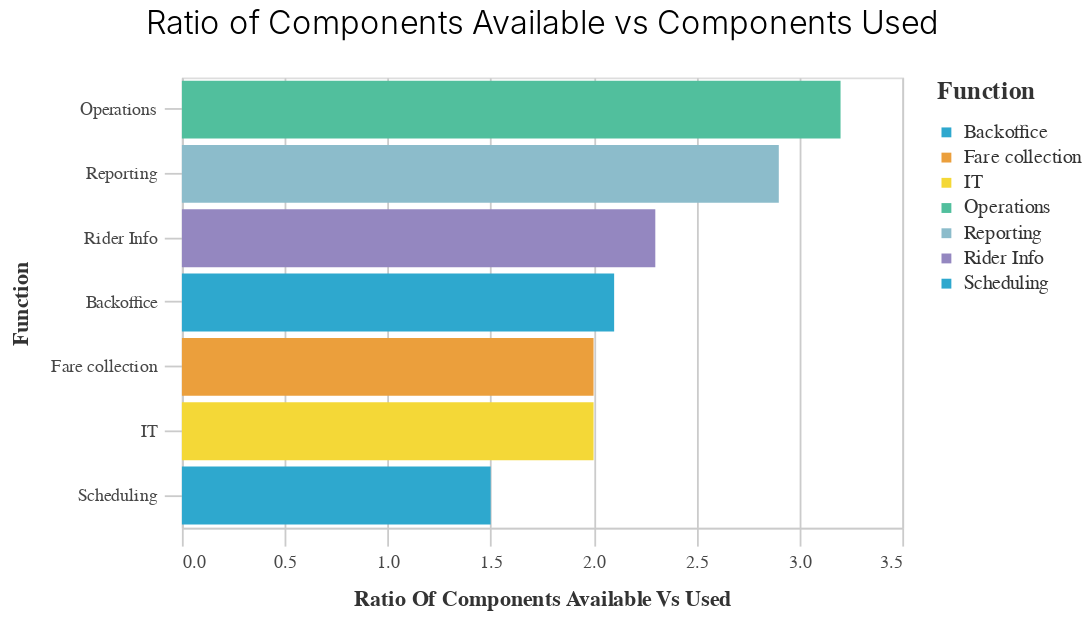

The notebook cell saved with this chart:
### Code cell
utils.basic_bar_chart(
    function_summary,
    "Ratio of Components Available vs Used",
    "Function",
    "Function",
    "Ratio of Components Available vs Components Used",
)

### Figure 1 — Vega-Lite specification as saved in the notebook (floating-point values rounded to 4 significant figures)
{"config": {"view": {"continuousWidth": 400, "continuousHeight": 300}, "axis": {"domainColor": "#cbcbcb", "grid": true, "gridColor": "#cbcbcb", "gridWidth": 1, "labelColor": "#474747", "labelFont": "Nunito Sans", "labelFontSize": 10, "labelPadding": 4, "tickColor": "#cbcbcb", "tickSize": 10, "titleColor": "#333", "titleFont": "Raleway", "titleFontSize": 12, "titlePadding": 10}, "axisBand": {"grid": false}, "background": "white", "font": "Raleway", "header": {"labelFont": "Nunito Sans", "titleFont": "Raleway"}, "legend": {"labelColor": "#333", "labelFont": "Nunito Sans", "labelFontSize": 11, "labelLimit": 0, "padding": 1, "symbolSize": 30, "symbolType": "square", "titleColor": "#333", "titleFont": "Raleway", "titleFontSize": 14, "titlePadding": 10}, "title": {"anchor": "middle", "font": "Raleway", "fontSize": 18, "fontWeight": 300, "offset": 20}}, "data": {"name": "data-3e32693053c71ae4c23a585b3b11cbdb"}, "mark": "bar", "encoding": {"color": {"field": "Function", "legend": {"title": "Function"}, "scale": {"range": ["#2EA8CE", "#EB9F3C", "#F4D837", "#51BF9D", "#8CBCCB", "#9487C0"]}, "type": "nominal"}, "x": {"field": "Ratio of Components Available vs Used", "title": "Ratio Of Components Available Vs Used", "type": "quantitative"}, "y": {"field": "Function", "sort": "-x", "title": "Function", "type": "nominal"}}, "height": 250, "title": "Ratio of Components Available vs Components Used", "width": 400, "$schema": "https://vega.github.io/schema/vega-lite/v4.17.0.json", "datasets": {"data-3e32693053c71ae4c23a585b3b11cbdb": [{"Function": "Backoffice", "Average # of Components per Product": 2.96, "Average # of Components Used": 1.44, "Ratio of Components Available vs Used": 2.1}, {"Function": "Fare collection", "Average # of Components per Product": 4.333, "Average # of Components Used": 2.143, "Ratio of Components Available vs Used": 2.0}, {"Function": "IT", "Average # of Components per Product": 2.0, "Average # of Components Used": 1.0, "Ratio of Components Available vs Used": 2.0}, {"Function": "Operations", "Average # of Components per Product": 4.881, "Average # of Components Used": 1.524, "Ratio of Components Available vs Used": 3.2}, {"Function": "Reporting", "Average # of Components per Product": 4.958, "Average # of Components Used": 1.708, "Ratio of Components Available vs Used": 2.9}, {"Function": "Rider Info", "Average # of Components per Product": 3.201, "Average # of Components Used": 1.397, "Ratio of Components Available vs Used": 2.3}, {"Function": "Scheduling", "Average # of Components per Product": 2.542, "Average # of Components Used": 1.667, "Ratio of Components Available vs Used": 1.5}]}}
